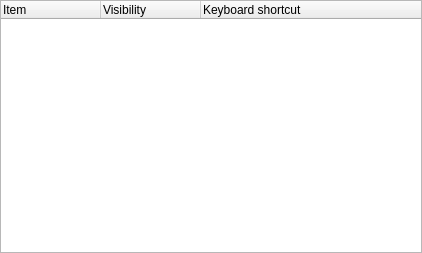
<?xml version="1.0" encoding="UTF-8"?>
<ui version="4.0">
 <class>AutoHideConfig</class>
 <widget class="QWidget" name="AutoHideConfig">
  <property name="geometry">
   <rect>
    <x>0</x>
    <y>0</y>
    <width>422</width>
    <height>253</height>
   </rect>
  </property>
  <layout class="QVBoxLayout" name="verticalLayout">
   <property name="margin">
    <number>0</number>
   </property>
   <item>
    <widget class="QTreeWidget" name="icons">
     <property name="rootIsDecorated">
      <bool>false</bool>
     </property>
     <property name="columnCount">
      <number>3</number>
     </property>
     <attribute name="headerVisible">
      <bool>true</bool>
     </attribute>
     <attribute name="headerDefaultSectionSize">
      <number>100</number>
     </attribute>
     <attribute name="headerDefaultSectionSize">
      <number>100</number>
     </attribute>
     <attribute name="headerVisible">
      <bool>true</bool>
     </attribute>
     <column>
      <property name="text">
       <string>Item</string>
      </property>
     </column>
     <column>
      <property name="text">
       <string>Visibility</string>
      </property>
     </column>
     <column>
      <property name="text">
       <string>Keyboard shortcut</string>
      </property>
     </column>
    </widget>
   </item>
  </layout>
 </widget>
 <resources/>
 <connections/>
</ui>
